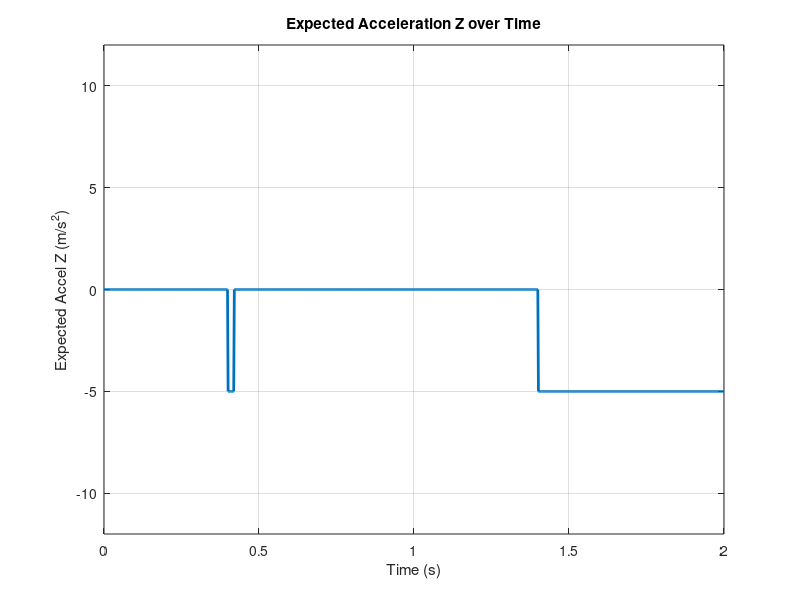
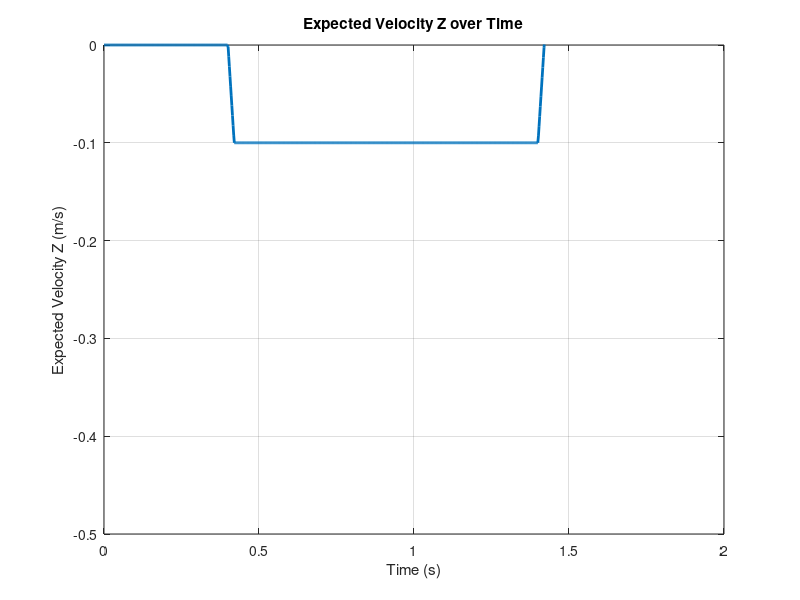

MATLAB code for these plots, in order:
% Parameters
acceleration = -5;    % Negative acceleration in m/s^2 (5 m/s^2 downwards)
max_speed = -0.1;     % Negative constant speed in m/s (0.1 m/s downwards)
deceleration = 5;     % Positive deceleration in m/s^2 (for stopping, same magnitude as acceleration)

% Time duration for acceleration and deceleration phases
t_accel = abs(max_speed / acceleration);  % Time to reach max speed
t_decel = abs(max_speed / deceleration);  % Time to decelerate to zero

% Total time (fixed to 2 seconds)
total_time = 1.42;  % Total time for the entire motion

% Calculate time for constant speed to ensure the total time is exactly 2 seconds
t_const = total_time - 0.4 - t_accel - t_decel;  % Adjust constant speed time

end_time = 2.0

% Time vector (shift start of acceleration to t = 0.4s)
time = linspace(0, end_time, 1000);  % Time points for plotting

% Initialize acceleration and velocity vectors
accelZ = zeros(size(time));
velocityZ = zeros(size(time));

% Loop through the time and calculate acceleration and velocity
for i = 1:length(time)
    if time(i) > 0.4 && time(i) <= 0.4 + t_accel  % Acceleration phase (shifted start)
        accelZ(i) = acceleration;
        velocityZ(i) = acceleration * (time(i) - 0.4);  % Start counting time from t=0.4
    elseif time(i) > 0.4 + t_accel && time(i) <= 0.4 + t_accel + t_const  % Constant speed phase
        accelZ(i) = 0;
        velocityZ(i) = max_speed;
    elseif time(i) > 0.4 + t_accel + t_const && time(i) <= end_time  % Deceleration phase
        accelZ(i) = -deceleration;
        velocityZ(i) = max_speed + deceleration * (time(i) - (0.4 + t_accel + t_const));
    end
end

% Plot Acceleration in Z Direction (negative direction)
figure;
plot(time, accelZ, 'LineWidth', 2);
xlabel('Time (s)');
ylabel('Expected Accel Z (m/s^2)');
title('Expected Acceleration Z over Time');
xlim([0 2]);        % Set time limit from 0 to 2 seconds
ylim([-12 12]);     % Set acceleration limit from -12 to 12 m/s^2
grid on;

% Plot Velocity in Z Direction (negative direction)
figure;
plot(time, velocityZ, 'LineWidth', 2);
xlabel('Time (s)');
ylabel('Expected Velocity Z (m/s)');
title('Expected Velocity Z over Time');
xlim([0 2]);        % Set time limit from 0 to 2 seconds
ylim([-0.5 0]);     % Set velocity limit from -0.1 to 0 m/s
grid on;
